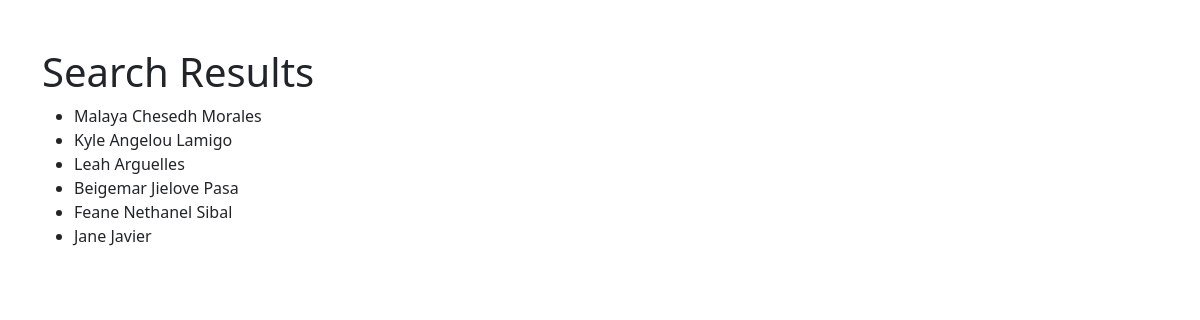
Screenshot of /search.php with the database file from the repository.
### tables this page shows
CREATE TABLE `students` (
  `id` int(11) NOT NULL,
  `first_name` varchar(50) NOT NULL,
  `last_name` varchar(50) NOT NULL,
  `department` varchar(50) NOT NULL,
  `age` int(11) DEFAULT NULL,
  `gender` enum('Male','Female') DEFAULT NULL,
  `deleted_at` datetime DEFAULT NULL
);

### search.php (the view, shortened to what this page needs)
<?php
require 'config.php';
$query = $_GET['query'];
$department = 'Information Technology';
$stmt = $conn->prepare("SELECT * FROM students WHERE department = :department AND (first_name LIKE :query OR last_name LIKE :query)");
$stmt->bindParam(':department', $department);
$stmt->bindParam(':query', $query, PDO::PARAM_STR);
$stmt->execute();
$students = $stmt->fetchAll(PDO::FETCH_ASSOC);
?>
<!DOCTYPE html>
<html lang="en">
<head>
    <link href="https://cdn.jsdelivr.net/npm/bootstrap@5.3.0-alpha3/dist/css/bootstrap.min.css" rel="stylesheet">
</head>
<body>
    <div class="container mt-5">
        <h1>Search Results</h1>
        <ul>
            <?php if (empty($students)): ?>
                <li>No students found.</li>
            <?php else: ?>
                <?php foreach ($students as $student): ?>
                    <li><?php echo htmlspecialchars($student['first_name'] . ' ' . $student['last_name']); ?></li>
                <?php endforeach; ?>
            <?php endif; ?>
        </ul>
    </div>
</body>
</html>

### rows the page displays
students: first_name+last_name "Malaya Chesedh Morales"
students: first_name+last_name "Kyle Angelou Lamigo"
students: first_name+last_name "Leah Arguelles"
students: first_name+last_name "Beigemar Jielove Pasa"
students: first_name+last_name "Feane Nethanel Sibal"
students: first_name+last_name "Jane Javier"
